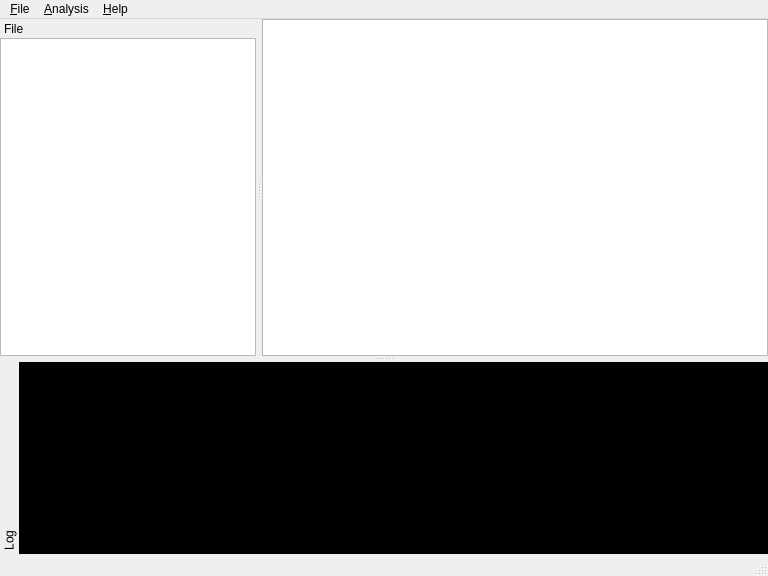
<?xml version="1.0" encoding="UTF-8"?>
<ui version="4.0">
 <class>MainWindow</class>
 <widget class="QMainWindow" name="MainWindow">
  <property name="geometry">
   <rect>
    <x>0</x>
    <y>0</y>
    <width>768</width>
    <height>576</height>
   </rect>
  </property>
  <property name="windowTitle">
   <string>RTM-GWAS</string>
  </property>
  <widget class="QWidget" name="centralWidget">
   <layout class="QVBoxLayout" name="verticalLayout">
    <property name="margin">
     <number>0</number>
    </property>
    <item>
     <widget class="QPlainTextEdit" name="plainTextEditData">
      <property name="readOnly">
       <bool>true</bool>
      </property>
     </widget>
    </item>
   </layout>
  </widget>
  <widget class="QMenuBar" name="menuBar">
   <property name="geometry">
    <rect>
     <x>0</x>
     <y>0</y>
     <width>768</width>
     <height>23</height>
    </rect>
   </property>
   <widget class="QMenu" name="menuFile">
    <property name="title">
     <string>&amp;File</string>
    </property>
    <addaction name="actionChangeDir"/>
    <addaction name="separator"/>
    <addaction name="actionExit"/>
   </widget>
   <widget class="QMenu" name="menuAnalysis">
    <property name="title">
     <string>&amp;Analysis</string>
    </property>
    <addaction name="actionSNPLDB"/>
    <addaction name="actionGSC"/>
    <addaction name="actionAssociation"/>
   </widget>
   <widget class="QMenu" name="menuHelp">
    <property name="title">
     <string>&amp;Help</string>
    </property>
    <addaction name="actionContents"/>
    <addaction name="actionAbout"/>
   </widget>
   <addaction name="menuFile"/>
   <addaction name="menuAnalysis"/>
   <addaction name="menuHelp"/>
  </widget>
  <widget class="QStatusBar" name="statusBar"/>
  <widget class="QDockWidget" name="dockWidgetFile">
   <property name="features">
    <set>QDockWidget::DockWidgetMovable</set>
   </property>
   <property name="windowTitle">
    <string>File</string>
   </property>
   <attribute name="dockWidgetArea">
    <number>1</number>
   </attribute>
   <widget class="QWidget" name="dockWidgetContentsFile">
    <layout class="QVBoxLayout" name="verticalLayout_2">
     <property name="margin">
      <number>0</number>
     </property>
     <item>
      <widget class="QListWidget" name="listWidgetFile"/>
     </item>
    </layout>
   </widget>
  </widget>
  <widget class="QDockWidget" name="dockWidgetLog">
   <property name="features">
    <set>QDockWidget::DockWidgetMovable|QDockWidget::DockWidgetVerticalTitleBar</set>
   </property>
   <property name="windowTitle">
    <string>Log</string>
   </property>
   <attribute name="dockWidgetArea">
    <number>8</number>
   </attribute>
   <widget class="QWidget" name="dockWidgetContentsLog">
    <layout class="QVBoxLayout" name="verticalLayout_3">
     <property name="margin">
      <number>0</number>
     </property>
     <item>
      <widget class="QPlainTextEdit" name="plainTextEditLog">
       <property name="styleSheet">
        <string notr="true">background-color: rgb(0, 0, 0);
color: rgb(0, 255, 0);</string>
       </property>
       <property name="readOnly">
        <bool>true</bool>
       </property>
      </widget>
     </item>
    </layout>
   </widget>
  </widget>
  <action name="actionChangeDir">
   <property name="text">
    <string>&amp;Change dir</string>
   </property>
  </action>
  <action name="actionExit">
   <property name="text">
    <string>E&amp;xit</string>
   </property>
   <property name="shortcut">
    <string>Ctrl+Q</string>
   </property>
  </action>
  <action name="actionSNPLDB">
   <property name="text">
    <string>&amp;SNPLDB</string>
   </property>
  </action>
  <action name="actionGSC">
   <property name="text">
    <string>&amp;GSC</string>
   </property>
  </action>
  <action name="actionAssociation">
   <property name="text">
    <string>&amp;Association</string>
   </property>
  </action>
  <action name="actionContents">
   <property name="text">
    <string>Con&amp;tents</string>
   </property>
  </action>
  <action name="actionAbout">
   <property name="text">
    <string>A&amp;bout</string>
   </property>
  </action>
 </widget>
 <layoutdefault spacing="6" margin="11"/>
 <tabstops>
  <tabstop>listWidgetFile</tabstop>
  <tabstop>plainTextEditData</tabstop>
  <tabstop>plainTextEditLog</tabstop>
 </tabstops>
 <resources/>
 <connections>
  <connection>
   <sender>actionExit</sender>
   <signal>triggered()</signal>
   <receiver>MainWindow</receiver>
   <slot>close()</slot>
   <hints>
    <hint type="sourcelabel">
     <x>-1</x>
     <y>-1</y>
    </hint>
    <hint type="destinationlabel">
     <x>376</x>
     <y>282</y>
    </hint>
   </hints>
  </connection>
 </connections>
</ui>
